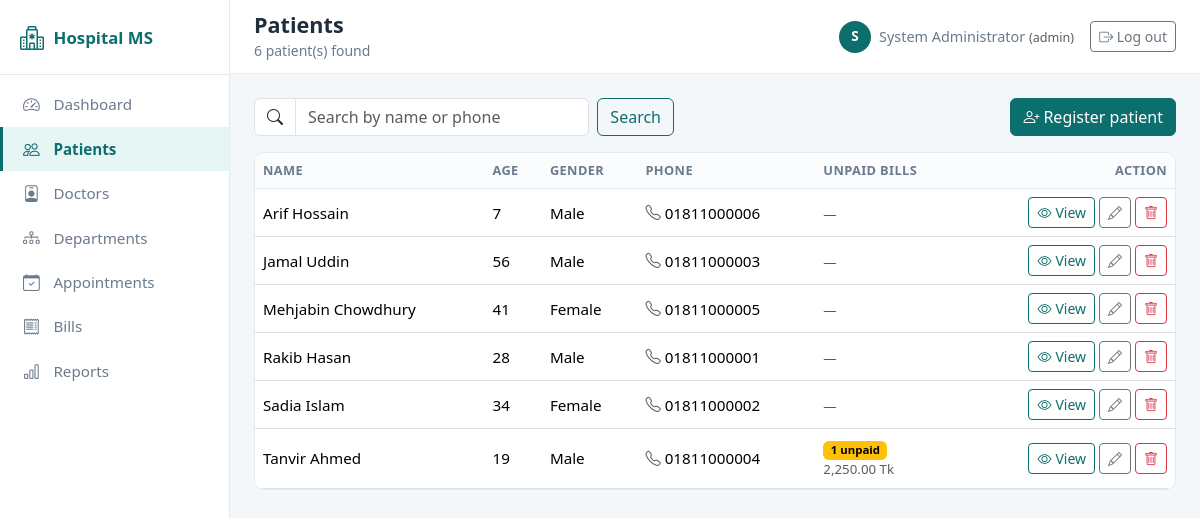
Page /patients/index.php (signed in) on the committed database.
### tables this page shows
CREATE TABLE patients (
    patient_id  INT AUTO_INCREMENT PRIMARY KEY,
    name        VARCHAR(100) NOT NULL,
    age         INT NOT NULL,
    gender      ENUM('Male','Female','Other') NOT NULL,
    phone       VARCHAR(20) NOT NULL,
    address     VARCHAR(200) DEFAULT NULL,
    created_at  DATETIME NOT NULL DEFAULT CURRENT_TIMESTAMP
);

### includes/functions.php (called while the page is built, shortened)
<?php
function e($text)
{
    return htmlspecialchars($text ?? "", ENT_QUOTES, "UTF-8");
}
function fetch_all($conn, $sql, $params = [], $types = "")
{
    $stmt = mysqli_prepare($conn, $sql);
    mysqli_stmt_execute($stmt);
    $result = mysqli_stmt_get_result($stmt);
    $rows = [];
    while ($row = mysqli_fetch_assoc($result)) {
        $rows[] = $row;
    }
    return $rows;
}
function money($amount)
{
    return number_format((float) $amount, 2) . " Tk";
}
?>

### includes/auth.php (called while the page is built, shortened)
<?php
require_once __DIR__ . "/../config/database.php";
require_once __DIR__ . "/functions.php";
function is_admin()
{
    return $_SESSION["role"] == "admin";
}
?>

### patients/index.php (the view, shortened to what this page needs)
<?php
require_once __DIR__ . "/../includes/auth.php";
$query = isset($_GET["q"]) ? trim($_GET["q"]) : "";
$bill_sql = "SELECT p.*,
        COUNT(CASE WHEN b.status = 'unpaid' THEN 1 END) AS unpaid_bills,
        IFNULL(SUM(CASE WHEN b.status = 'unpaid' THEN b.total_amount ELSE 0 END), 0) AS unpaid_total
     FROM patients p
     LEFT JOIN appointments a ON a.patient_id = p.patient_id
     LEFT JOIN bills b ON b.appointment_id = a.appointment_id";
if ($query != "") {
    $patients = fetch_all($conn,
        $bill_sql . " WHERE p.name LIKE ? OR p.phone LIKE ? GROUP BY p.patient_id ORDER BY p.name",
        ["%$query%", "%$query%"]);
} else {
    $patients = fetch_all($conn, $bill_sql . " GROUP BY p.patient_id ORDER BY p.name");
}
require_once __DIR__ . "/../includes/header.php";
?>
<div class="d-flex flex-wrap justify-content-between align-items-center gap-2 mb-3">
  <form method="get" class="d-flex gap-2" style="max-width: 420px; flex: 1;">
    <div class="input-group">
      <span class="input-group-text bg-white"><i class="bi bi-search"></i></span>
      <input type="text" name="q" value="<?php echo e($query); ?>" class="form-control" placeholder="Search by name or phone">
    </div>
    <button class="btn btn-outline-primary">Search</button>
  </form>
  <?php if (is_admin()) { ?>
  <a href="add.php" class="btn btn-primary"><i class="bi bi-person-plus me-1"></i>Register patient</a>
  <?php } ?>
</div>
<div class="table-card">
  <table class="table">
    <thead>
      <tr><th>Name</th><th>Age</th><th>Gender</th><th>Phone</th><th>Unpaid bills</th><th class="text-end">Action</th></tr>
    </thead>
    <tbody>
      <?php if ($patients) { foreach ($patients as $p) { ?>
      <tr>
        <td class="fw-medium"><?php echo e($p["name"]); ?></td>
        <td><?php echo (int) $p["age"]; ?></td>
        <td><?php echo e($p["gender"]); ?></td>
        <td><i class="bi bi-telephone text-muted me-1"></i><?php echo e($p["phone"]); ?></td>
        <td>
          <?php if ($p["unpaid_bills"] > 0) { ?>
            <span class="badge text-bg-warning"><?php echo $p["unpaid_bills"]; ?> unpaid</span>
            <div class="text-muted small"><?php echo money($p["unpaid_total"]); ?></div>
          <?php } else { ?>
            <span class="text-muted small">—</span>
          <?php } ?>
        </td>
        <td class="text-end">
          <a href="view.php?id=<?php echo $p["patient_id"]; ?>" class="btn btn-sm btn-outline-primary">
            <i class="bi bi-eye me-1"></i>View
          </a>
          <?php if (is_admin()) { ?>
          <a href="edit.php?id=<?php echo $p["patient_id"]; ?>" class="btn btn-sm btn-outline-secondary">
            <i class="bi bi-pencil"></i>
          </a>
          <form method="post" action="delete.php" class="d-inline"
                onsubmit="return confirm('Delete this patient with all their appointments?');">
            <button type="submit" class="btn btn-sm btn-outline-danger"><i class="bi bi-trash"></i></button>
          </form>
          <?php } ?>
        </td>
      </tr>
      <?php } } else { ?>
      <tr><td colspan="6">
        <div class="empty-state"><i class="bi bi-people"></i>No patient found.</div>
      </td></tr>
      <?php } ?>
    </tbody>
  </table>
</div>
<?php require_once __DIR__ . "/../includes/footer.php"; ?>

### assets/css/style.css (style rules this page uses)
:root { --hms-primary: #0d6e6e; --hms-primary-dark: #0a5757; --hms-accent: #e8f5f5; --hms-ink: #1f2d3d; --hms-muted: #6b7a8c; --hms-bg: #f4f7f9; --hms-border: #e3e9ee; }
body { background: var(--hms-bg); color: var(--hms-ink); font-size: 0.95rem; }
.table { margin-bottom: 0; }
.table > thead th { background: #fbfcfd; color: var(--hms-muted); font-weight: 600; font-size: 0.8rem; text-transform: uppercase; letter-spacing: 0.03em; border-bottom: 1px solid var(--hms-border); }
.table td { vertical-align: middle; }
.table-card { background: #fff; border: 1px solid var(--hms-border); border-radius: 10px; overflow: hidden; }
.btn-primary { background: var(--hms-primary); border-color: var(--hms-primary); }
.btn-outline-primary { color: var(--hms-primary); border-color: var(--hms-primary); }

### rows in the picture
patients: name "Arif Hossain", age "7", gender "Male", phone "01811000006"
patients: name "Jamal Uddin", age "56", gender "Male", phone "01811000003"
patients: name "Mehjabin Chowdhury", age "41", gender "Female", phone "01811000005"
patients: name "Rakib Hasan", age "28", gender "Male", phone "01811000001"
patients: name "Sadia Islam", age "34", gender "Female", phone "01811000002"
patients: name "Tanvir Ahmed", age "19", gender "Male", phone "01811000004", unpaid_bills "1", unpaid_total "2,250.00 Tk"

### other values in the picture
$page_heading "Patients"
$page_subheading "6 patient(s) found"
substr($current_user["full_name"], 0, 1) "S"
$current_user["full_name"] "System Administrator"
$current_user["role"] "admin"
